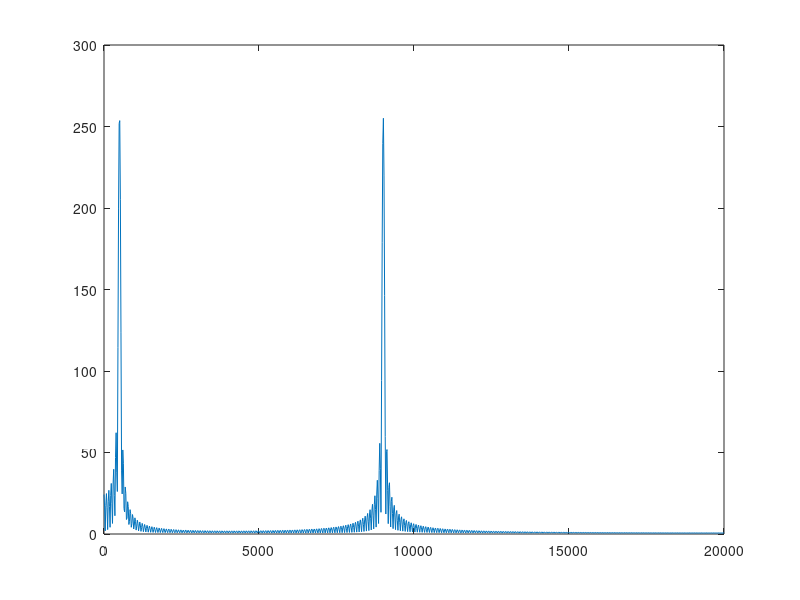

Source code (MATLAB):
%% generate quantized sine waves of specific length, frequency, and sample frequency

sinlength = 512;
t = linspace(1, sinlength, sinlength);
tlong = linspace(1,sinlength*2,sinlength*2);
f_incr = linspace(1, 10, sinlength);
f1 = 500;
f2 = 9000;
fs = 40000;
sin1 = sin(2*pi*f1/fs*t);
sin2 = sin(2*pi*f2/fs*t);
sin_sum = cat(2,sin1,sin2);

quant_sin1 = int16(round(sin1 * 2^15));
quant_sin2 = int16(round(sin2 * 2^15));
quant_sin_sum = int16(round(sin_sum * 2^15));

xdata_fft = fft(sin_sum, 2048);
indexf = fs/2*linspace(0, 1, sinlength*2);

% subplot(2,1,1);
% plot(t(1:512), quant_sin5k(1:512));
% subplot(2,1,2);
% plot(t(1:512), quant_sin7k(1:512));

% plot(tlong, sin_sum);
plot(indexf, abs(xdata_fft(1:length(xdata_fft)/2)));
